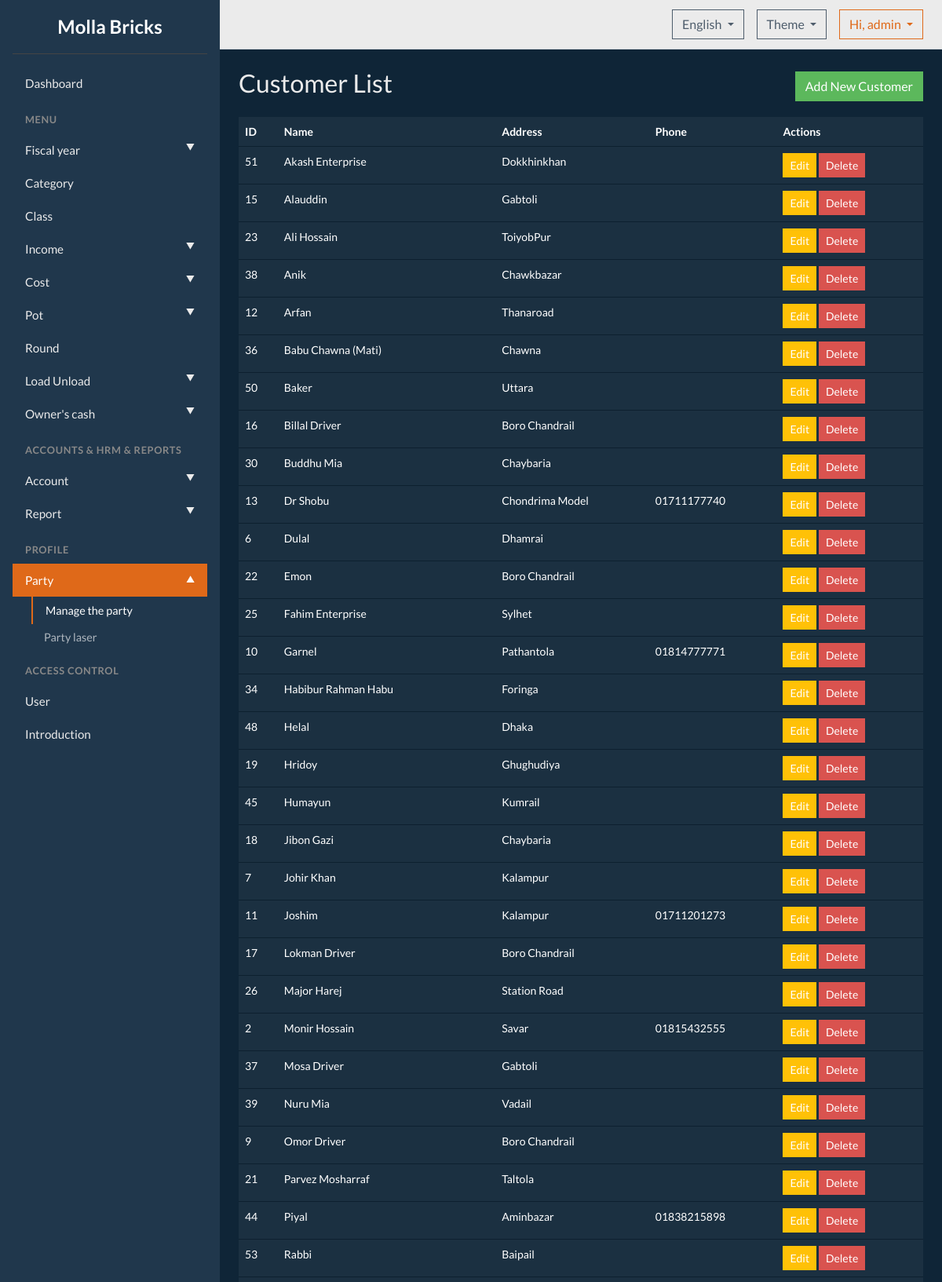
Page /customers/ (signed in, upper part) on the committed database.
### tables this page shows
CREATE TABLE users (id INTEGER PRIMARY KEY, username TEXT NOT NULL UNIQUE, password_hash TEXT NOT NULL, role TEXT NOT NULL DEFAULT 'admin');

CREATE TABLE customers (id INTEGER PRIMARY KEY, name TEXT NOT NULL, address TEXT, phone TEXT);

### molla_bricks/web/customers.py (the view)
@bp.route('/')
@login_required # <-- ADDED
def index():
    query = "SELECT id, name, address, phone FROM customers ORDER BY name ASC"
    customers = db_controller_instance.execute_query(query, fetch="all")
    return render_template('index.html', customers=customers)

### molla_bricks/core/db/db_controller.py (called while the page is built)
    def execute_query(self, query, params=(), fetch=None):
        try:
            with self.conn:
                cursor = self.conn.cursor()
                cursor.execute(query, params)
                if query.strip().upper().startswith('INSERT'): return cursor.lastrowid
                if query.strip().upper().startswith(('UPDATE', 'DELETE')): return cursor.rowcount
                if fetch == 'one': return cursor.fetchone()
                elif fetch == 'all': return cursor.fetchall()
        except sqlite3.Error as e: logging.error(f"Query Failed: {query} | Params: {params} | Error: {e}"); logging.error(traceback.format_exc()); return None

### molla_bricks/web/__init__.py (called while the page is built)
@login_manager.user_loader
def load_user(user_id):
    from .models import User
    return User.get(user_id)

### molla_bricks/web/models.py (called while the page is built)
    @staticmethod
    def get(user_id):
        query = "SELECT id, username, password_hash FROM users WHERE id = ?"
        user_data = db_controller_instance.execute_query(query, (user_id,), fetch="one")
        if user_data:
            return User(user_data[0], user_data[1], user_data[2])
        return None

### templates/index.html (shortened to what this page needs)
{% extends "base.html" %}
{% block content %}
<div class="d-flex justify-content-between align-items-center mb-3">
  <h2>{{ _('Customer List') }}</h2>
  <a href="{{ url_for('customers.add_form') }}" class="btn btn-success">{{ _('Add New Customer') }}</a>
</div>
<table class="table table-hover">
  <thead>
    <tr>
      <th>{{ _('ID') }}</th>
      <th>{{ _('Name') }}</th>
      <th>{{ _('Address') }}</th>
      <th>{{ _('Phone') }}</th>
      <th>{{ _('Actions') }}</th>
    </tr>
  </thead>
  <tbody>
    {% for customer in customers %}
      <tr>
        <td>{{ customer[0] }}</td>
        <td>{{ customer[1] }}</td>
        <td>{{ customer[2] }}</td>
        <td>{{ customer[3] }}</td>
        <td>
          <a href="{{ url_for('customers.edit_form', customer_id=customer[0]) }}" class="btn btn-warning btn-sm">{{ _('Edit') }}</a>
          <a href="{{ url_for('customers.delete', customer_id=customer[0]) }}" class="btn btn-danger btn-sm" onclick="return confirm('{{ _('Are you sure?') }}');">{{ _('Delete') }}</a>
        </td>
      </tr>
    {% else %}
      <tr>
        <td colspan="5" class="text-center">{{ _('No customers found.') }}</td>
      </tr>
    {% endfor %}
  </tbody>
</table>
{% endblock %}

### templates/base.html (shortened to what this page needs)
<!doctype html>
{% set theme = session.get('theme', 'superhero') %}
<html lang="{{ session.get('lang', 'en') }}" data-bs-theme="{{ theme }}">
<head>
    <link href="https://cdn.jsdelivr.net/npm/bootswatch@5.3.3/dist/{{ theme }}/bootstrap.min.css" rel="stylesheet">
    <link rel="stylesheet" href="{{ url_for('static', filename='css/style.css') }}">
</head>
<body>
    {% include 'partials/_sidebar.html' %}
    <div class="main-content">
        <header class="header">
            <div class="d-flex align-items-center">
                <div class="dropdown me-3">
                    <button class="btn btn-outline-secondary dropdown-toggle" type="button" data-bs-toggle="dropdown">
                      {% if session.get('lang') == 'bn' %} বাংলা {% else %} English {% endif %}
                    </button>
                </div>
                <div class="dropdown me-3">
                   <button class="btn btn-outline-secondary dropdown-toggle" type="button" data-bs-toggle="dropdown">
                       Theme
                   </button>
                </div>
                <div class="dropdown">
                    <button class="btn btn-outline-primary dropdown-toggle" type="button" data-bs-toggle="dropdown">
                        Hi, {{ current_user.username }}
                    </button>
                </div>
            </div>
        </header>
        <main class="page-content">
            {% block content %}{% endblock %}
        </main>
    </div>
</body>
</html>

### molla_bricks/web/static/css/style.css (style rules this page uses)
body { display: flex; height: 100vh; overflow: hidden; }
.main-content { flex-grow: 1; display: flex; flex-direction: column; height: 100vh; background-color: var(--bs-body-bg); }
.header { flex-shrink: 0; background-color: var(--bs-body-color); color: var(--bs-body-bg); border-bottom: 1px solid var(--bs-border-color); padding: 0.75rem 1.5rem; display: flex; justify-content: space-between; align-items: center; }
.page-content { flex-grow: 1; overflow-y: auto; padding: 1.5rem; }

### rows in the picture
users: username "admin"
customers: id "51", name "Akash Enterprise", address "Dokkhinkhan"
customers: id "15", name "Alauddin", address "Gabtoli"
customers: id "23", name "Ali Hossain", address "ToiyobPur"
customers: id "38", name "Anik", address "Chawkbazar"
customers: id "12", name "Arfan", address "Thanaroad"
customers: id "36", name "Babu Chawna (Mati)", address "Chawna"
customers: id "50", name "Baker", address "Uttara"
customers: id "16", name "Billal Driver", address "Boro Chandrail"
customers: id "30", name "Buddhu Mia", address "Chaybaria"
customers: id "13", name "Dr Shobu", address "Chondrima Model", phone "01711177740"
customers: id "6", name "Dulal", address "Dhamrai"
customers: id "22", name "Emon", address "Boro Chandrail"
customers: id "25", name "Fahim Enterprise", address "Sylhet"
customers: id "10", name "Garnel", address "Pathantola", phone "01814777771"
customers: id "34", name "Habibur Rahman Habu", address "Foringa"
customers: id "48", name "Helal", address "Dhaka"
customers: id "19", name "Hridoy", address "Ghughudiya"
customers: id "45", name "Humayun", address "Kumrail"
customers: id "18", name "Jibon Gazi", address "Chaybaria"
customers: id "7", name "Johir Khan", address "Kalampur"
customers: id "11", name "Joshim", address "Kalampur", phone "01711201273"
customers: id "17", name "Lokman Driver", address "Boro Chandrail"
customers: id "26", name "Major Harej", address "Station Road"
customers: id "2", name "Monir Hossain", address "Savar", phone "01815432555"
customers: id "37", name "Mosa Driver", address "Gabtoli"
customers: id "39", name "Nuru Mia", address "Vadail"
customers: id "9", name "Omor Driver", address "Boro Chandrail"
customers: id "21", name "Parvez Mosharraf", address "Taltola"
customers: id "44", name "Piyal", address "Aminbazar", phone "01838215898"
customers: id "53", name "Rabbi", address "Baipail"
